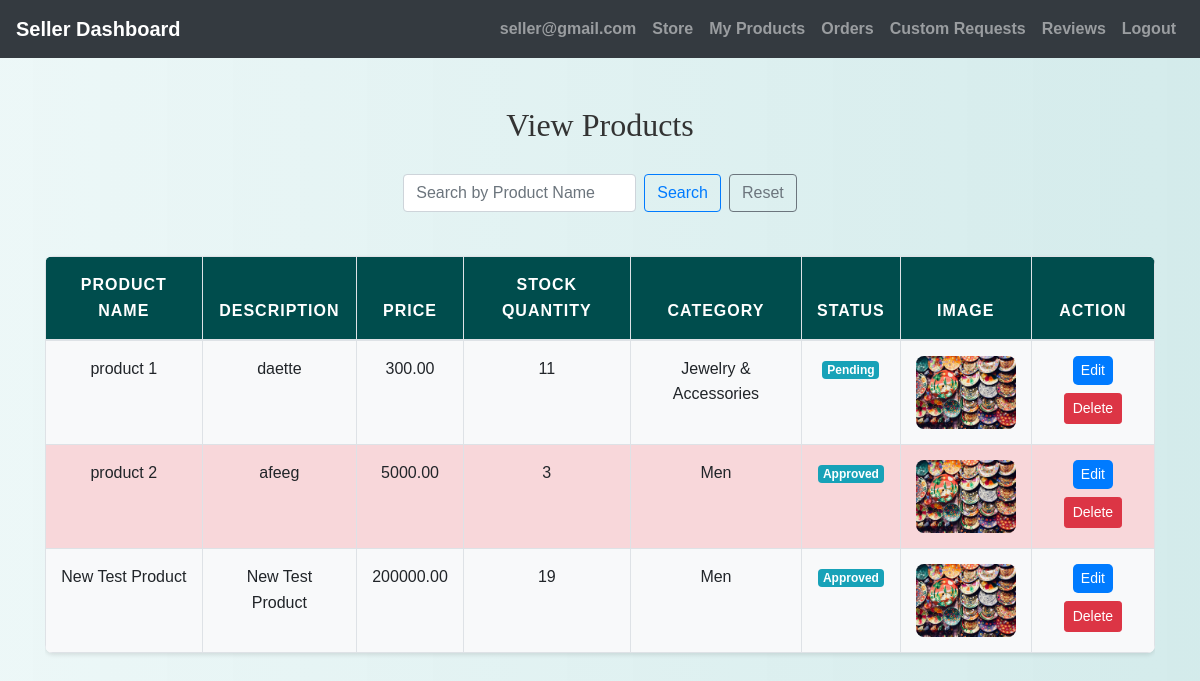
The app's page /seller/view_products.php (signed in) with its own data.
### tables this page shows
CREATE TABLE `products` (
  `ProductID` int(11) NOT NULL,
  `ProductName` varchar(255) NOT NULL,
  `Description` text NOT NULL,
  `Price` decimal(10,2) NOT NULL,
  `StockQuantity` int(11) NOT NULL,
  `CategoryID` int(11) DEFAULT NULL,
  `SellerID` int(11) DEFAULT NULL,
  `ImageURL` varchar(255) DEFAULT NULL,
  `Timestamp` timestamp NOT NULL DEFAULT current_timestamp(),
  `status` enum('pending','approved','rejected') DEFAULT 'approved'
);

CREATE TABLE `categories` (
  `id` int(11) NOT NULL,
  `name` varchar(255) NOT NULL
);

### seller/view_products.php (the view, shortened to what this page needs)
<?php
include 'config.php';
$seller_id = $_SESSION['id'];
$search_term = '';
if (isset($_GET['search'])) {
    $search_term = trim($_GET['search']);
    $sql_products = "SELECT p.*, c.name AS category_name FROM products p
                     INNER JOIN categories c ON p.CategoryID = c.id
                     WHERE SellerID = ? AND p.ProductName LIKE ?";
    $stmt_products = mysqli_prepare($conn, $sql_products);
    $like_search = "%$search_term%";
    mysqli_stmt_bind_param($stmt_products, "is", $seller_id, $like_search);
} else {
    $sql_products = "SELECT p.*, c.name AS category_name FROM products p
                     INNER JOIN categories c ON p.CategoryID = c.id
                     WHERE SellerID = ?";
    $stmt_products = mysqli_prepare($conn, $sql_products);
    mysqli_stmt_bind_param($stmt_products, "i", $seller_id);
}
mysqli_stmt_execute($stmt_products);
$result_products = mysqli_stmt_get_result($stmt_products);
?>
<!DOCTYPE html>
<html>
<head>
    <link rel="stylesheet" href="https://stackpath.bootstrapcdn.com/bootstrap/4.5.2/css/bootstrap.min.css">
    <link rel="stylesheet" href="./css/style.css">
</head>
<body>
    <?php include 'seller_navbar.php'; ?>
    <div class="container mt-5 mb-5">
        <h2 class="text-center">View Products</h2>
        <form method="get" class="form-inline justify-content-center mb-4">
            <input type="text" name="search" class="form-control mr-2" placeholder="Search by Product Name" value="<?php echo htmlspecialchars($search_term); ?>">
            <button type="submit" class="btn btn-outline-primary">Search</button>
            <a href="view_products.php" class="btn btn-outline-secondary ml-2">Reset</a>
        </form>
        <div class="table-responsive">
            <table class="table table-bordered">
                <thead>
                    <tr>
                        <th>Product Name</th>
                        <th>Description</th>
                        <th>Price</th>
                        <th>Stock Quantity</th>
                        <th>Category</th>
                        <th>Status</th>
                        <th>Image</th>
                        <th>Action</th>
                    </tr>
                </thead>
                <tbody>
                    <?php while ($row_product = mysqli_fetch_assoc($result_products)) : ?>
                        <tr <?php echo ($row_product['StockQuantity'] < 10) ? 'class="low-stock"' : ''; ?>>
                            <td><?php echo $row_product['ProductName']; ?></td>
                            <td><?php echo $row_product['Description']; ?></td>
                            <td><?php echo $row_product['Price']; ?></td>
                            <td><?php echo $row_product['StockQuantity']; ?></td>
                            <td><?php echo $row_product['category_name']; ?></td>
                            <td><span class="badge badge-info"><?php echo ucfirst($row_product['status']); ?></span></td>
                            <td><img src="products_images/<?php echo $row_product['ImageURL']; ?>" style="max-width: 100px; max-height: 100px;"></td>
                            <td>
                                <a href="edit_product.php?product_id=<?php echo $row_product['ProductID']; ?>" class="btn btn-primary btn-sm mb-2">Edit</a>
                                <form action="<?php echo htmlspecialchars($_SERVER["PHP_SELF"]); ?>" method="post" style="display: inline;">
                                    <button type="submit" name="delete_product" class="btn btn-danger btn-sm" onclick="return confirm('Are you sure you want to delete this product?');">Delete</button>
                                </form>
                            </td>
                        </tr>
                    <?php endwhile; ?>
                </tbody>
            </table>
        </div>
    </div>
</body>
</html>

### seller/css/style.css (style rules this page uses)
body { background: linear-gradient(90deg, rgba(233, 246, 246, 0.831), rgba(207, 233, 233, 0.9)); font-family: 'Arial', sans-serif; color: #333; line-height: 1.6; }
h1, h2, h3, h4 { text-align: center; margin-top: 30px; margin-bottom: 30px; font-family: 'Georgia', serif; }
.container { margin-bottom: 40px; }
.table { width: 100%; border-collapse: collapse; margin-top: 20px; font-size: 16px; background-color: #ffffff; border-radius: 8px; overflow: hidden; box-shadow: 0 2px 4px rgba(0, 0, 0, 0.1); }
.table th, .table td { padding: 15px; border: 1px solid #dee2e6; text-align: center; }
.table thead th { background-color: #004d4d; color: white; font-weight: bold; text-transform: uppercase; letter-spacing: 1px; }
.table tbody tr:nth-child(odd) { background-color: #f8f9fa; }
.table img { max-width: 100px; max-height: 100px; border-radius: 8px; }
.btn-primary { color: #fff; border: none; border-radius: 5px; cursor: pointer; transition: background-color 0.3s ease; }
a { color: #006666; text-decoration: none; font-weight: bold; }

### seller/view_products.php (style rules this page uses)
.low-stock { background-color: #f8d7da !important; }

### records on screen
products: ProductName "product 1", Description "daette", Price "300.00", StockQuantity "11", CategoryID.name "Jewelry & Accessories", status "Pending", ImageURL (picture)
products: ProductName "product 2", Description "afeeg", Price "5000.00", StockQuantity "3", CategoryID.name "Men", status "Approved", ImageURL (picture)
products: ProductName "New Test Product", Description "New Test Product", Price "200000.00", StockQuantity "19", CategoryID.name "Men", status "Approved", ImageURL (picture)

### other values on screen
$_SESSION["email"] "seller@gmail.com"
